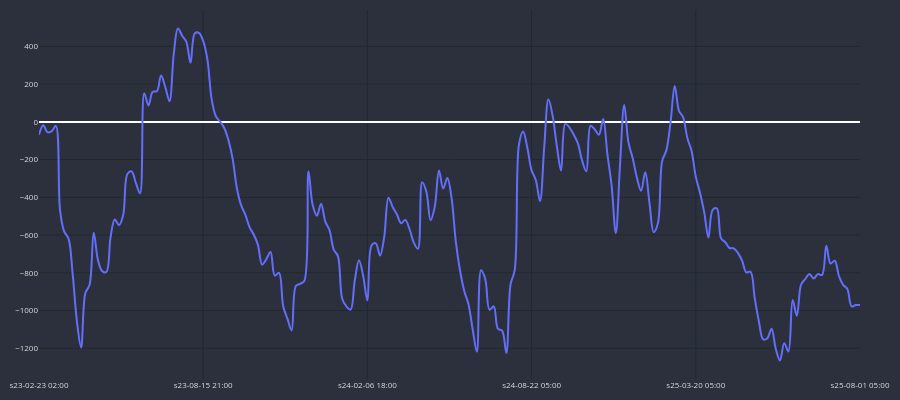

Here is the notebook cell this chart was saved with:
### Code cell
cp = CandlePlot(df_trades,candles=False)
cp.show_plot(line_traces=['GAIN_C'])

### Figure 1 — Plotly figure (JSON) as saved in the notebook; plotly's stock layout.template omitted (floating-point values rounded to 4 significant figures; data arrays with more than 128 entries replaced by an {"elided": "..."} marker saying what was removed)
{"data": [{"line": {"shape": "spline", "width": 2}, "name": "GAIN_C", "type": "scatter", "x": {"elided": "196 str values"}, "y": {"elided": "196 float values"}}], "layout": {"font": {"color": "#e1e1e1", "size": 8}, "height": 400, "margin": {"b": 10, "l": 10, "r": 10, "t": 10}, "paper_bgcolor": "#2c303c", "plot_bgcolor": "#2c303c", "width": 900, "xaxis": {"gridcolor": "#1f292f", "nticks": 5, "rangeslider": {"visible": false}}, "yaxis": {"gridcolor": "#1f292f"}}}
